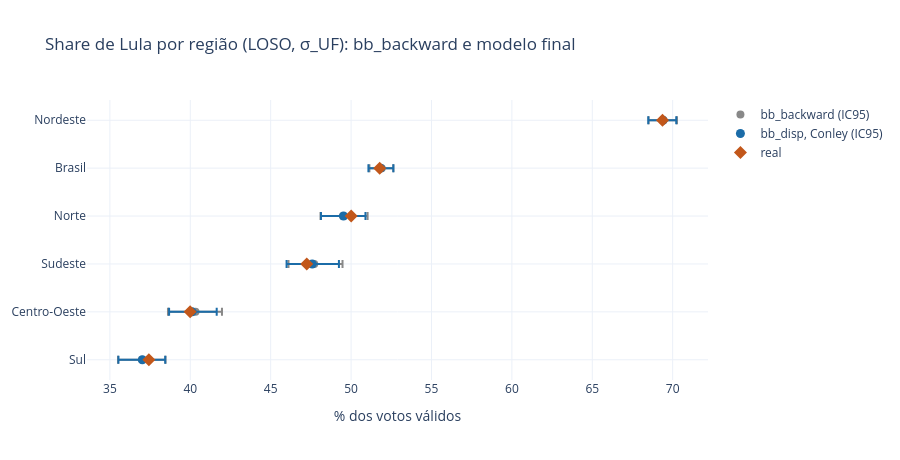

Notebook code for this chart:
### Code cell
bb = pd.read_csv(TAB / "estimativas_regionais.csv").set_index("regiao")
pf = PF.set_index("nome")
CMP = pd.DataFrame({"real_pct": pf.real_pct,
    "bb_backward_pct": bb.lula_pct, "bb_backward_q025": bb.q025, "bb_backward_q975": bb.q975, "bb_backward_erro_pp": bb.erro_pp, "bb_backward_largura_pp": bb.largura_pp,
    "final_pct": pf.lula_pct, "final_q025": pf.q025, "final_q975": pf.q975, "final_q05": pf.q05, "final_q95": pf.q95, "final_erro_pp": pf.erro_pp, "final_largura_pp": pf.largura_pp}).rename_axis("regiao")
CMP.to_csv(TAB / "final_comparacao_regional.csv"); print(CMP.round(3).to_string())
print("erro absoluto médio nas 5 regiões (pp): bb_backward", round(CMP.drop("Brasil").bb_backward_erro_pp.abs().mean(), 3), "| final", round(CMP.drop("Brasil").final_erro_pp.abs().mean(), 3))
d = PF.sort_values("lula_pct"); b2 = bb.loc[d.nome]
fig = go.Figure()
fig.add_trace(go.Scatter(x=b2.lula_pct, y=d.nome, mode="markers", name="bb_backward (IC95)", error_x=dict(type="data", symmetric=False, array=b2.q975 - b2.lula_pct, arrayminus=b2.lula_pct - b2.q025), marker=dict(color="#888", size=8)))
fig.add_trace(go.Scatter(x=d.lula_pct, y=d.nome, mode="markers", name=f"{NOME_F}, Conley (IC95)", error_x=dict(type="data", symmetric=False, array=d.q975 - d.lula_pct, arrayminus=d.lula_pct - d.q025), marker=dict(color="#1b6ca8", size=9)))
fig.add_trace(go.Scatter(x=d.real_pct, y=d.nome, mode="markers", name="real", marker=dict(color="#c2571a", symbol="diamond", size=10)))
fig.update_layout(title="Share de Lula por região (LOSO, σ_UF): bb_backward e modelo final", xaxis_title="% dos votos válidos", template="plotly_white", height=460)
G.salvar(fig, FIG / "final_regional.html"); fig.show()
print("tempo total do notebook:", round(time.time() - T0), "s")

### Figure 1 — Plotly figure (JSON) as saved in the notebook; plotly's stock layout.template omitted (floating-point values rounded to 4 significant figures)
{"data": [{"error_x": {"array": [1.464, 1.648, 1.756, 1.53, 0.7219, 0.8506], "arrayminus": [1.488, 1.71, 1.604, 1.396, 0.7672, 0.9129], "symmetric": false, "type": "data"}, "marker": {"color": "#888", "size": 8}, "mode": "markers", "name": "bb_backward (IC95)", "type": "scatter", "x": [37.0, 40.32, 47.71, 49.5, 51.91, 69.42], "y": ["Sul", "Centro-Oeste", "Sudeste", "Norte", "Brasil", "Nordeste"]}, {"error_x": {"array": [1.422, 1.527, 1.66, 1.365, 0.7882, 0.8193], "arrayminus": [1.487, 1.434, 1.596, 1.403, 0.763, 0.9202], "symmetric": false, "type": "data"}, "marker": {"color": "#1b6ca8", "size": 9}, "mode": "markers", "name": "bb_disp, Conley (IC95)", "type": "scatter", "x": [37.02, 40.12, 47.58, 49.53, 51.84, 69.4], "y": ["Sul", "Centro-Oeste", "Sudeste", "Norte", "Brasil", "Nordeste"]}, {"marker": {"color": "#c2571a", "size": 10, "symbol": "diamond"}, "mode": "markers", "name": "real", "type": "scatter", "x": [37.42, 39.99, 47.24, 50.01, 51.78, 69.37], "y": ["Sul", "Centro-Oeste", "Sudeste", "Norte", "Brasil", "Nordeste"]}], "layout": {"height": 460, "title": {"text": "Share de Lula por região (LOSO, σ_UF): bb_backward e modelo final"}, "xaxis": {"title": {"text": "% dos votos válidos"}}}}
